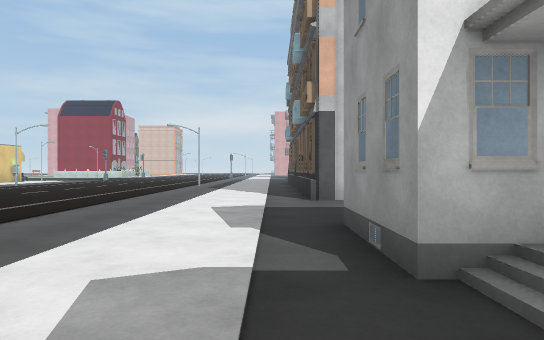
view 1 (above)

24 first-person views from a walk through a 3-D level made in the Unity game engine. The camera is 1.2 m above the floor, looks level and sees 70° across. The floor is counted in squares, 2 m on a side. Each view is taken from the middle of a square. On the plan, view 1 faces up. The plan holds only what a view shows up to about 11 squares ahead; the rest is blank. The place goes on beyond the plan. The player is left out. Some animated figures are not drawn. Some surface patterns are stand-ins.

view 2
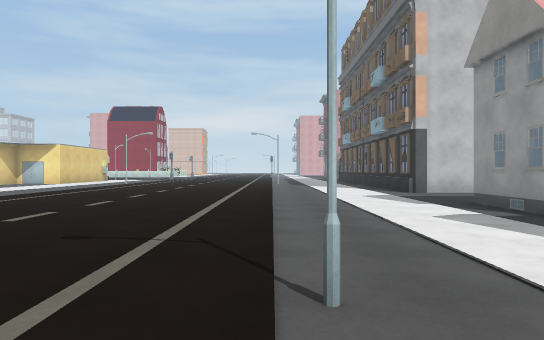

view 3
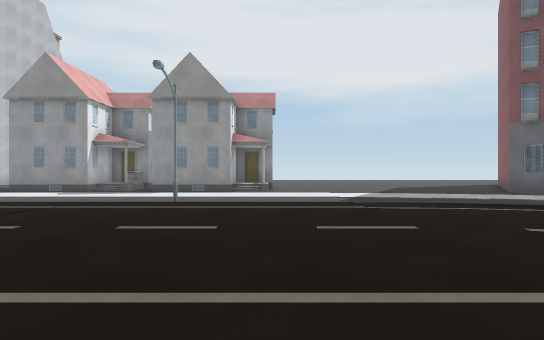

view 4
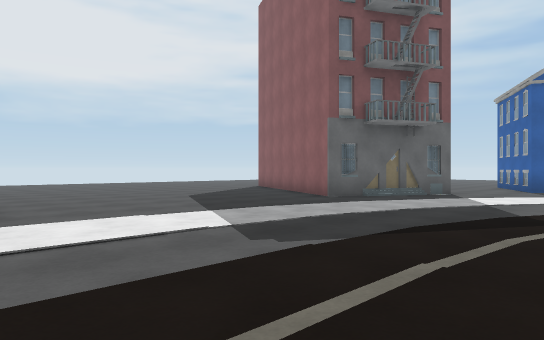

view 5
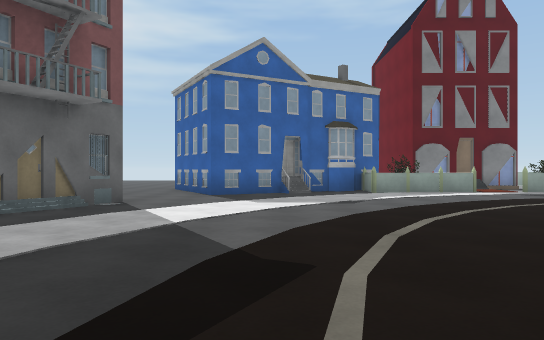

view 6
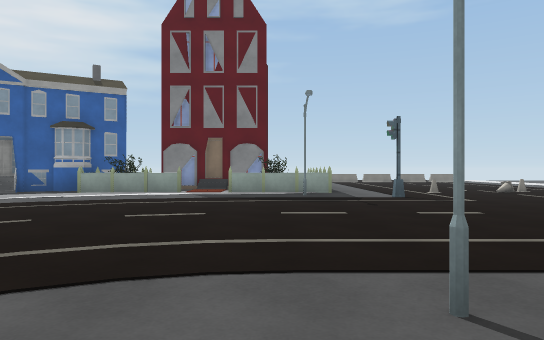

view 7
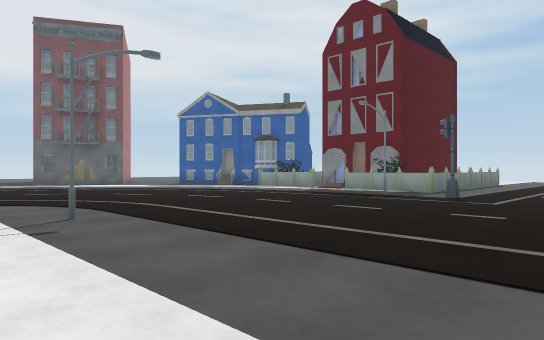

view 8
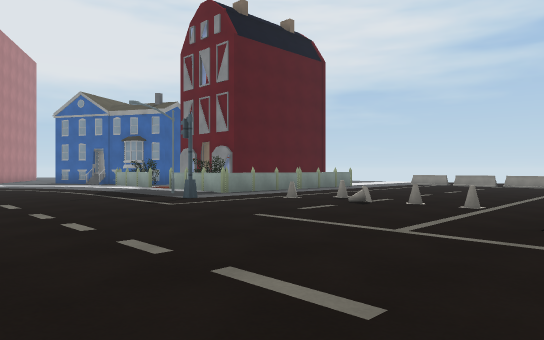

view 9
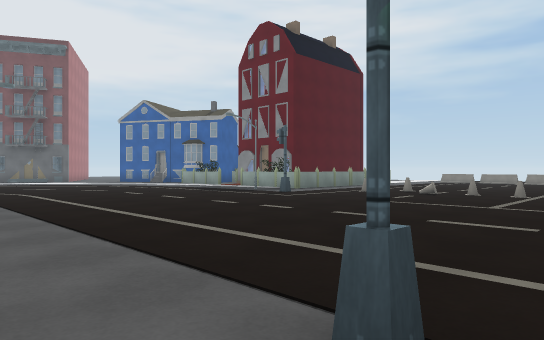

view 10
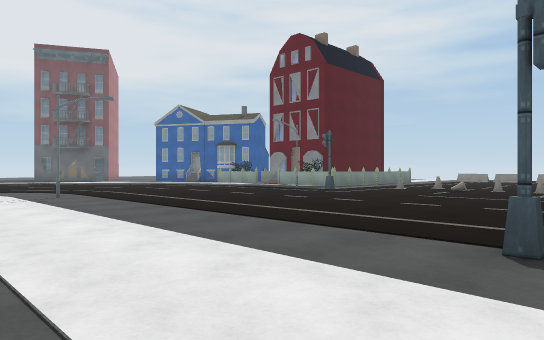

view 11
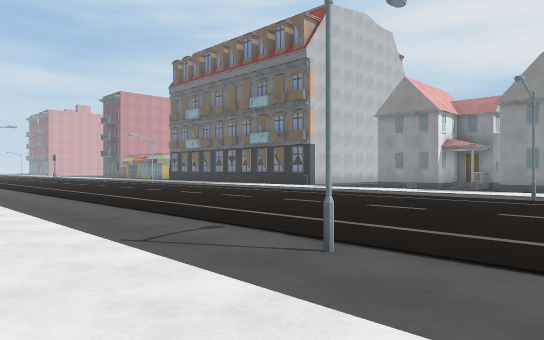

view 12
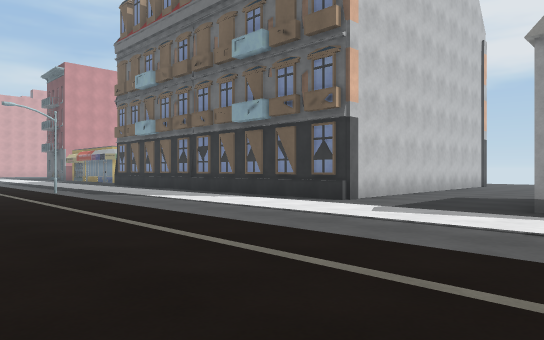

view 13
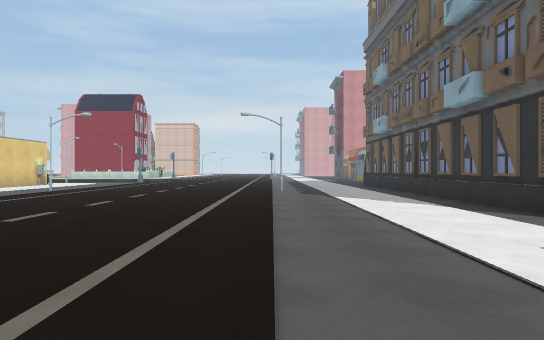

view 14
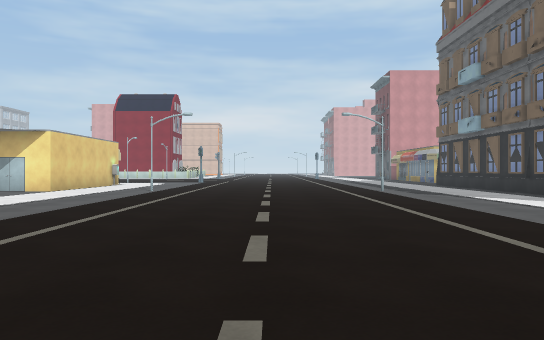

view 15
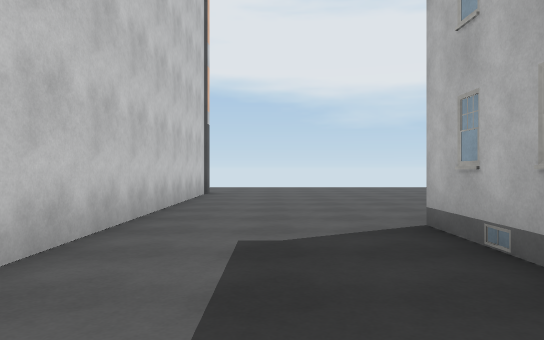

view 16
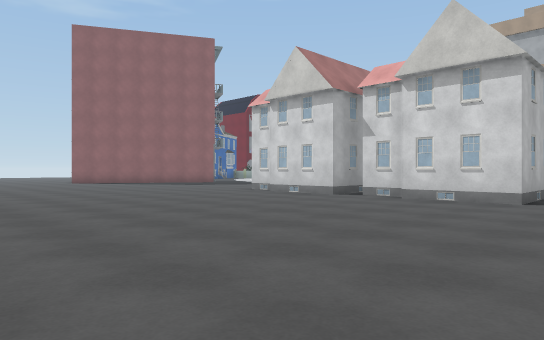

view 17
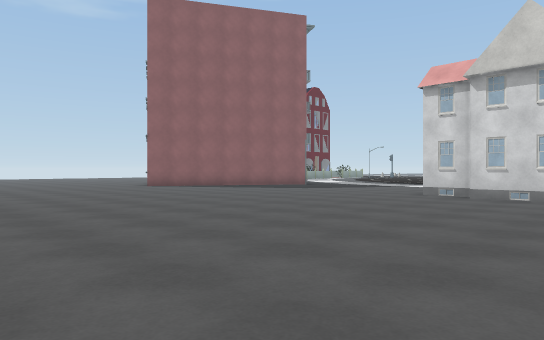

view 18
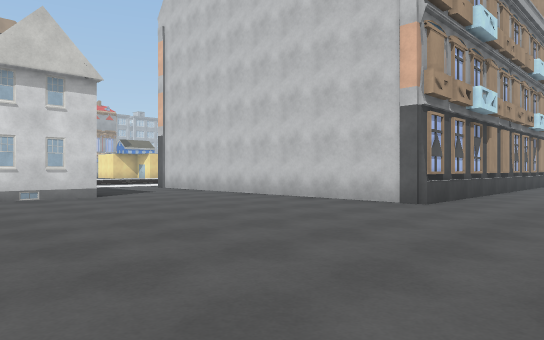

view 19
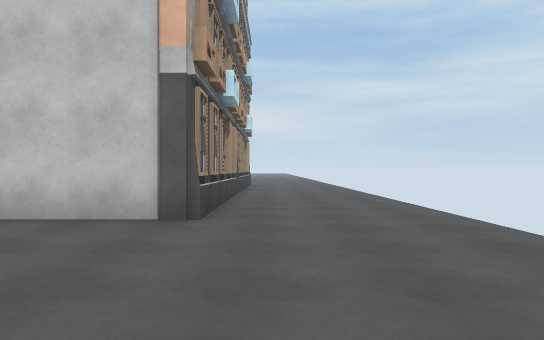

view 20
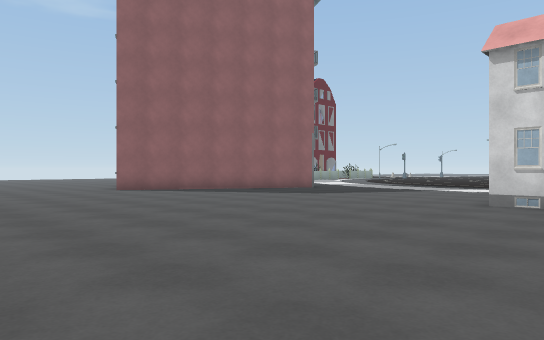

view 21
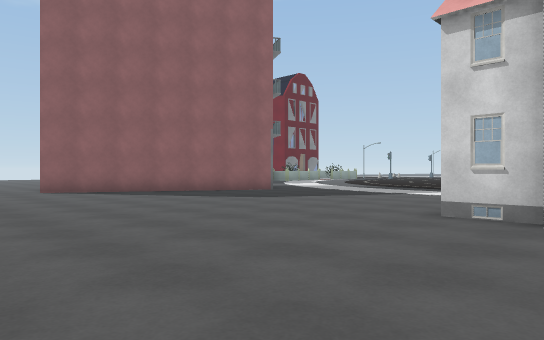

view 22
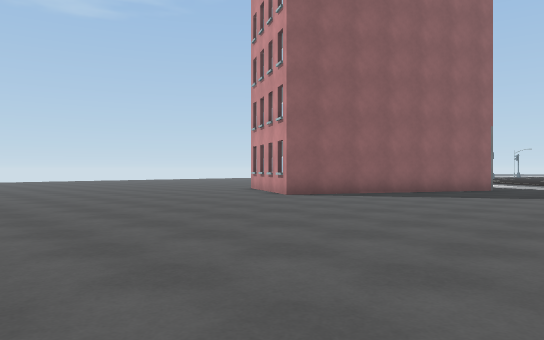

view 23
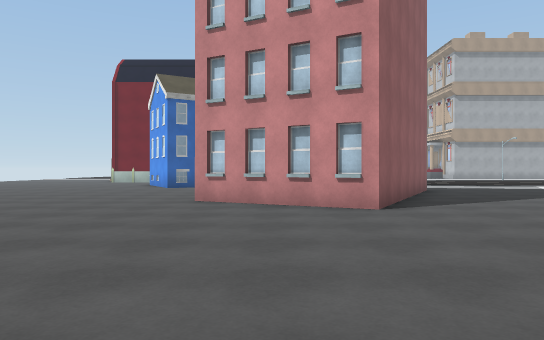

view 24
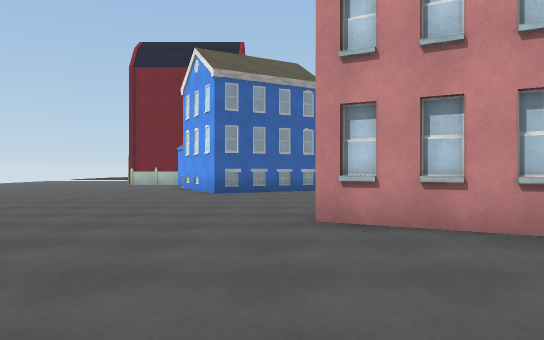

### Floor plan
Key: @ floor where view 1 was taken; # wall or solid block; . floor; / step, stairs or slope; B building; C cone; O other object.
Columns run from 22 left of view 1 to 13 right of it. Each row starts with its distance up from view 1.
 14          ..........O...B        B...
 13          ..............#        B...
 12           .............#        B...
 11           .............#        B...
 10            ............#        B...
  9             ...........#        B...
  8             ...........#########B...
  7             ........................
  6             ........................
  5            .........................
  4            ............####.........
  3            ............## #.........
  2            .............###.........
  1            .............B #.........
  0           ............@####.........
 -1           ..O......O...#  #.........
 -2           ............./  #.........
 -3           . .........../B #........
 -4 ....         ......................
 -5 ......... .   .....................
 -6 ..............  ....................
 -7 .O.......O..........................
 -8 ....................................
 -9 ....................................
-10 .......................#...........
-11 ......................####.........
-12 .....................##  ###.......
-13  .....................     ##......
-14  ......O.O............     B.......
-15  ...C.O............#......#.......
-16  .CC.O..BBBB BBB.B###.............
-17  .......            ##............
-18   ......            #......... ...

Where each view was taken, in squares from view 1:
view 1: 0 up, 0 right, facing up
view 2: 3 down, 3 left, facing up
view 3: 3 down, 10 left, facing right
view 4: 2 down, 5 left, facing down-right
view 5: 5 down, 4 left, facing down
view 6: 5 down, 12 left, facing down
view 7: 5 down, 18 left, facing down-right
view 8: 9 down, 22 left, facing down-right
view 9: 6 down, 22 left, facing down-right
view 10: 4 down, 22 left, facing down-right
view 11: 3 down, 12 left, facing up-right
view 12: 3 up, 6 left, facing up-right
view 13: 3 up, 3 left, facing up
view 14: 3 up, 6 left, facing up
view 15: 6 up, 0 right, facing right
view 16: 6 up, 12 right, facing down-left
view 17: 1 up, 13 right, facing down-left
view 18: 1 up, 13 right, facing up-left
view 19: 3 up, 11 right, facing up
view 20: 1 down, 11 right, facing down-left
view 21: 1 down, 9 right, facing down-left
view 22: 6 down, 13 right, facing down-left
view 23: 14 down, 12 right, facing left
view 24: 16 down, 9 right, facing left
